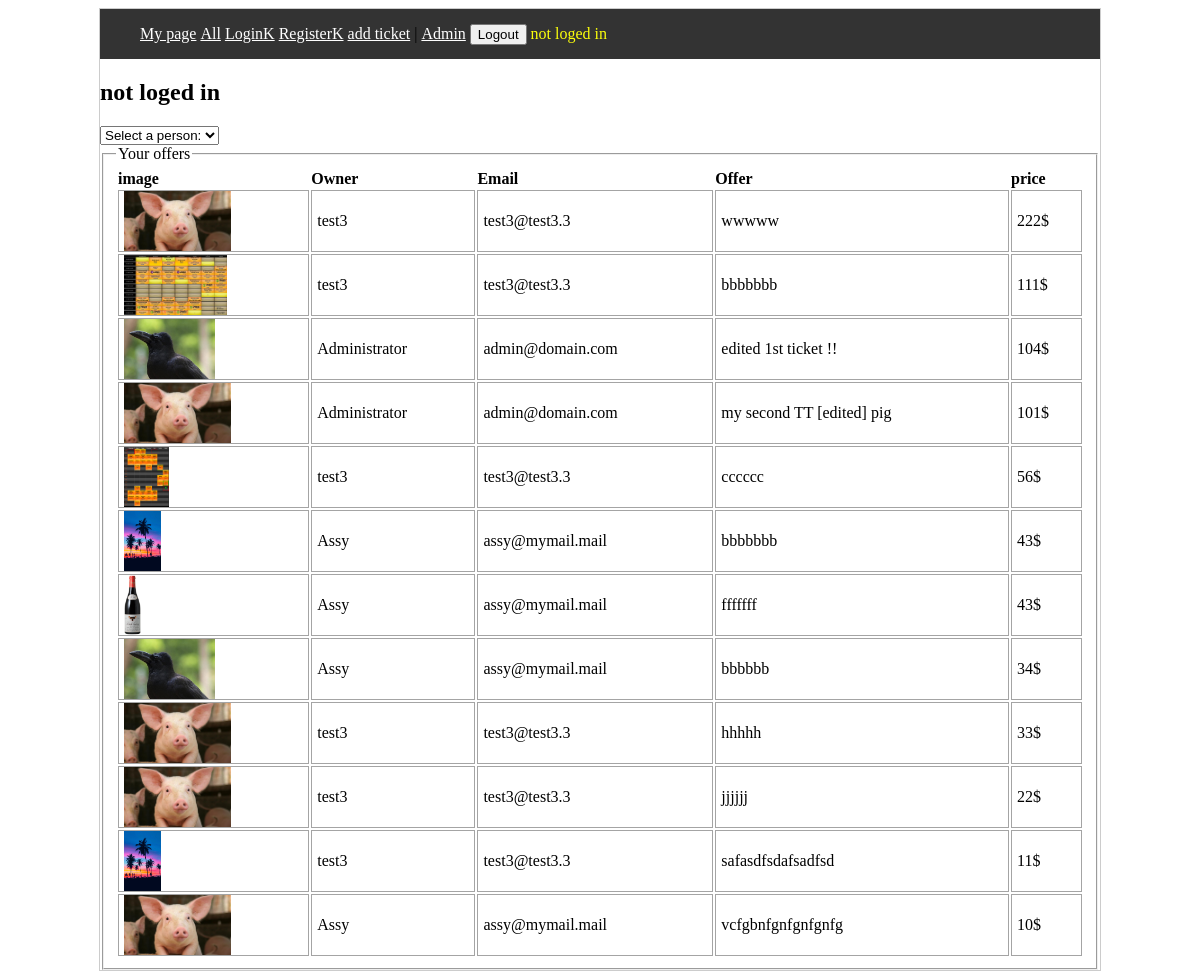
Screenshot of /view/all-offers.php with the database file from the repository.
### tables this page shows
CREATE TABLE `tickets` (
  `id` int(11) NOT NULL,
  `img_url` varchar(255) DEFAULT NULL,
  `ti_text` varchar(255) DEFAULT NULL,
  `ti_price` int(11) DEFAULT NULL,
  `ti_owner` int(11) DEFAULT NULL
);

CREATE TABLE `members` (
  `id` int(11) NOT NULL,
  `username` varchar(45) DEFAULT NULL,
  `full_name` varchar(100) DEFAULT NULL,
  `password` varchar(128) DEFAULT NULL,
  `email` varchar(100) DEFAULT NULL,
  `age` int(11) DEFAULT NULL,
  `profile_pic` varchar(255) DEFAULT NULL,
  `visibility` int(1) NOT NULL DEFAULT '1',
  `lock_user` int(1) NOT NULL DEFAULT '0',
  `location_id` varchar(45) DEFAULT NULL,
  `second_id` int(3) DEFAULT NULL
);

### controler/show_all_tickets.php (the view, shortened to what this page needs)
<table class="table_list" id="whole_table" cellspacing="2" cellpadding="0">
    <tr class="bg_h">
        <th>image</th>
        <th>Owner</th>
        <th>Email</th>
        <th>Offer</th>
        <th>price</th>
    </tr>
    <?php
    $sql = "SELECT m.username, m.full_name, m.email, t.img_url, t.ti_text, t.ti_price FROM members as m
    INNER JOIN tickets as t
    ON t.ti_owner = m.id
    AND m.visibility=1
    ORDER BY t.ti_price DESC";
    $query = $pdo->prepare($sql);
    $query->execute();
    $list = $query->fetchAll();
    foreach ($list as $rows) {
        ?>
        <tr class="">
            <td><img height="60" width="auto" src="..<?php echo $rows['img_url']; ?>" alt=""></td>
            <td><?php echo $rows['full_name']; ?></td>
            <td><?php echo $rows['email']; ?></td>
            <td><?php echo $rows['ti_text']; ?></td>
            <td><?php echo $rows['ti_price']; ?>$</td>
        </tr>
        <?php
    }
    ?>
</table>

### view/css/style.css (style rules this page uses)
#whole_table { width: 100% }
.table_list td { border: 1px solid #a4a4a4; padding: 0 5px; }

### rows the page displays
tickets: img_url (picture), ti_owner.full_name "test3", ti_owner.email "test3@test3.3", ti_text "wwwww", ti_price "222"
tickets: img_url (picture), ti_owner.full_name "test3", ti_owner.email "test3@test3.3", ti_text "bbbbbbb", ti_price "111"
tickets: img_url (picture), ti_owner.full_name "Administrator", ti_owner.email "admin@domain.com", ti_text "edited 1st ticket !!", ti_price "104"
tickets: img_url (picture), ti_owner.full_name "Administrator", ti_owner.email "admin@domain.com", ti_text "my second TT [edited] pig", ti_price "101"
tickets: img_url (picture), ti_owner.full_name "test3", ti_owner.email "test3@test3.3", ti_text "cccccc", ti_price "56"
tickets: img_url (picture), ti_owner.full_name "Assy", ti_owner.email "assy@mymail.mail", ti_text "bbbbbbb", ti_price "43"
tickets: img_url (picture), ti_owner.full_name "Assy", ti_owner.email "assy@mymail.mail", ti_text "fffffff", ti_price "43"
tickets: img_url (picture), ti_owner.full_name "Assy", ti_owner.email "assy@mymail.mail", ti_text "bbbbbb", ti_price "34"
tickets: img_url (picture), ti_owner.full_name "test3", ti_owner.email "test3@test3.3", ti_text "hhhhh", ti_price "33"
tickets: img_url (picture), ti_owner.full_name "test3", ti_owner.email "test3@test3.3", ti_text "jjjjjj", ti_price "22"
tickets: img_url (picture), ti_owner.full_name "test3", ti_owner.email "test3@test3.3", ti_text "safasdfsdafsadfsd", ti_price "11"
tickets: img_url (picture), ti_owner.full_name "Assy", ti_owner.email "assy@mymail.mail", ti_text "vcfgbnfgnfgnfgnfg", ti_price "10"
